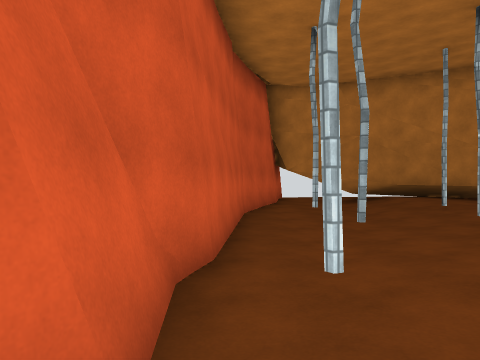
View 1 (above)

16 first-person views from a walk through a 3-D level made in the Unity game engine. The camera is 1.4 m above the floor, looks level and sees 70° across. The floor is counted in squares, 1.65 m on a side. Each view is taken from the middle of a square. On the plan, view 1 faces up. The plan holds only what a view shows up to about 12 squares ahead; the rest is blank. The place goes on beyond the plan. The player character is not drawn. Some surface patterns are stand-ins.

View 2
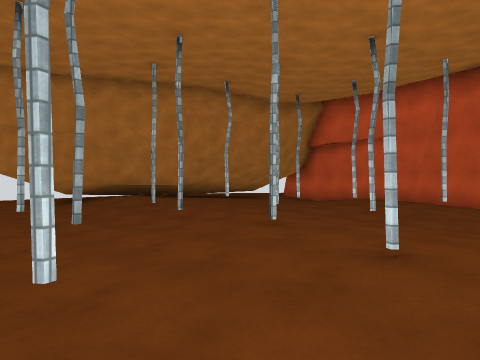

View 3
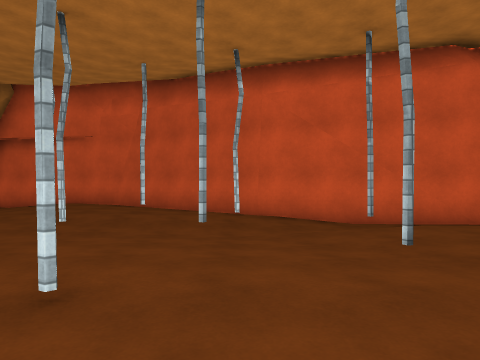

View 4
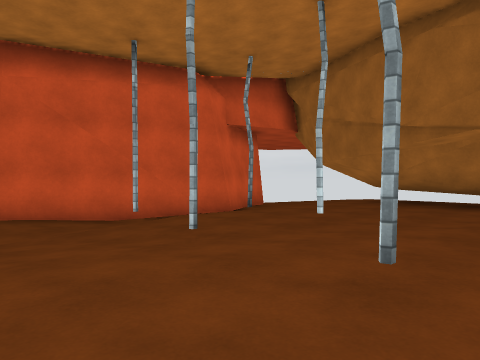

View 5
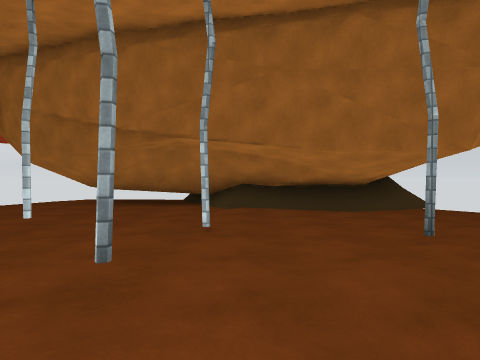

View 6
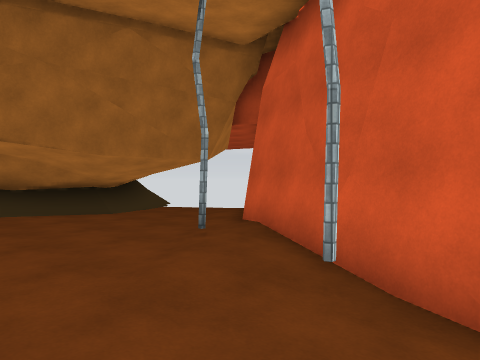

View 7
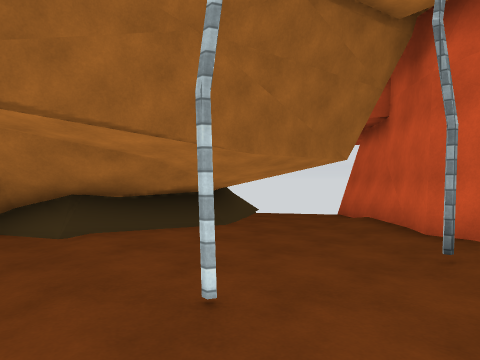

View 8
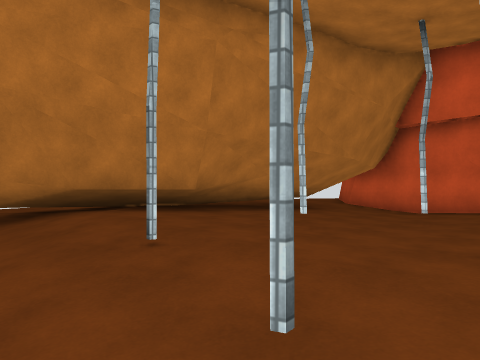

View 9
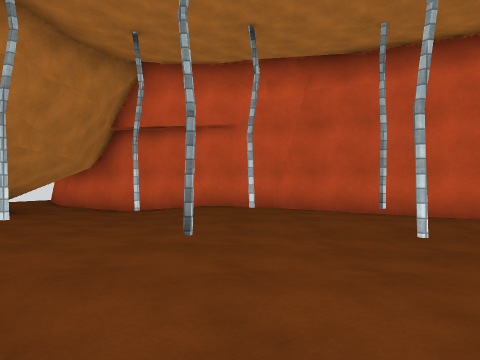

View 10
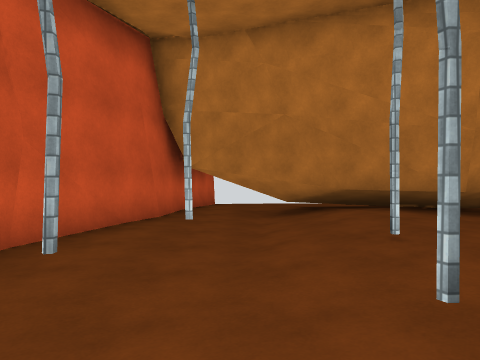

View 11
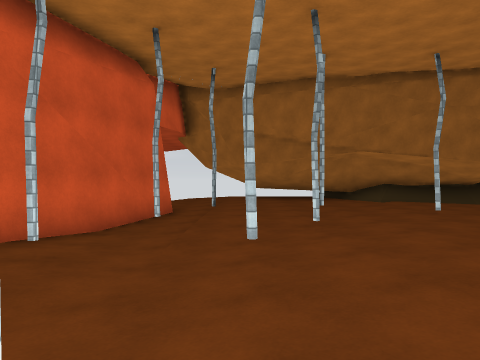

View 12
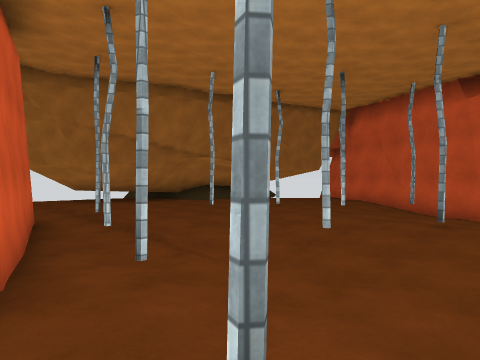

View 13
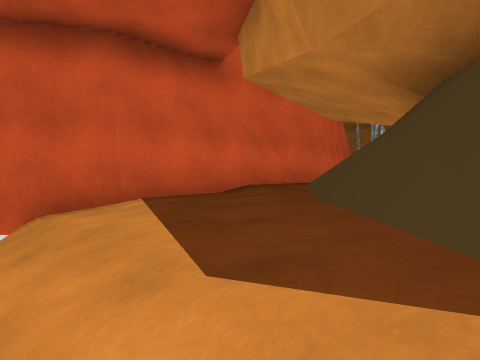

View 14
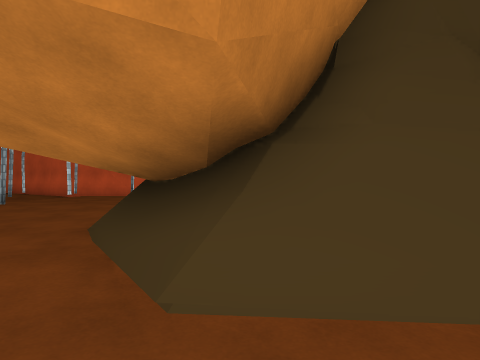

View 15
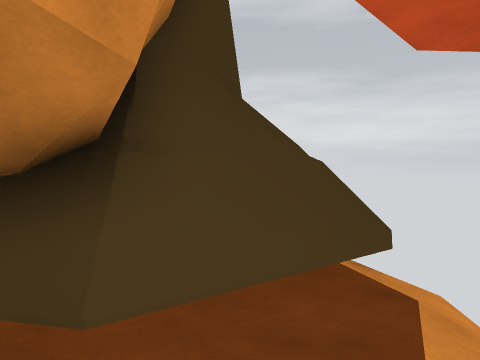

View 16
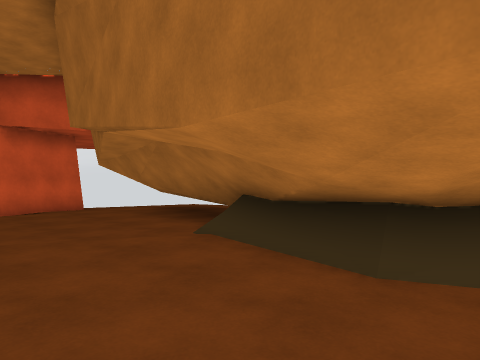

### Floor plan
Key: @ floor where view 1 was taken; # wall or solid block; x gap in a wall; . main floor; : floor 0.25 m higher than the main floor; - floor 0.25 m lower than the main floor; _ floor 0.5 m lower than the main floor; / step, stairs or slope; = window, fence, low wall or low ledge; v drop or lower ground.
Columns run from 8 left of view 1 to 14 right of it. Each row starts with its distance up from view 1.
 13          ####
 12          #--##=
 11         ##--//#######
 10         #---/::...-####
  9         #-#-/....-----#
  8         #---/#..#-----#
  7         #---/...--#-/##
  6         /-_-#..#.....#
  5        #/----.....#..#
  4        #-_#-..---....#
  3        #---.#.-#/...##
  2        #_#-...--/#.##
  1        #--.#..#--..#
  0       ##@-..../_#-##
 -1       #//.#..----/#
 -2      ##/.....#-#x##
 -3     ##.#......./-#
 -4    ##/....#.#../-#
 -5   ##/........../##
 -6  ##/.-.........-##
 -7 ##/--.###....... #
 -8  //-/#########..
 -9  //-###     ###
-10   ////#
-11   ////#
-12    /#/#
-13     #v

Where each view was taken, in squares from view 1:
view 1: 0 up, 0 right, facing up
view 2: 0 up, 0 right, facing up-right
view 3: 0 up, 1 right, facing right
view 4: 1 up, 1 right, facing down-right
view 5: 1 up, 1 right, facing down
view 6: 1 up, 2 right, facing down-left
view 7: 2 down, 3 right, facing down-left
view 8: 5 up, 3 right, facing up-right
view 9: 5 up, 3 right, facing right
view 10: 4 up, 3 right, facing up
view 11: 4 up, 6 right, facing down
view 12: 3 up, 10 right, facing down-left
view 13: 12 down, 5 left, facing up
view 14: 9 down, 6 left, facing right
view 15: 8 down, 6 left, facing down-right
view 16: 4 down, 3 left, facing down-right
